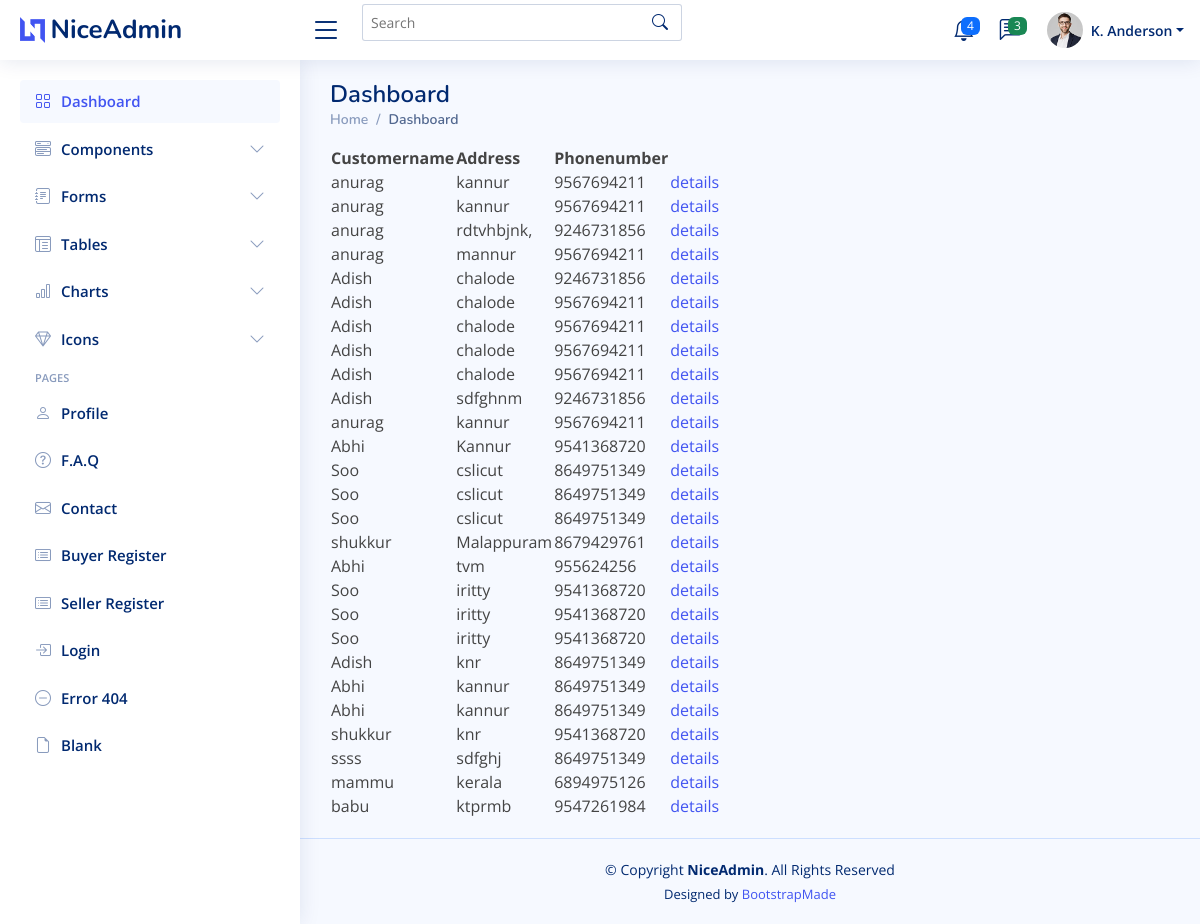
The app's page /orderdetails/ (signed in) with its own data.
### buyer/models.py (models this page shows)
class order_tb(models.Model):
    Customername=models.CharField(max_length=20)
    Address=models.CharField(max_length=20)
    Phonenumber=models.CharField(max_length=20)
    Buyerid=models.ForeignKey(register_tb,on_delete=models.CASCADE)
    Status=models.CharField(max_length=20,default="pending")
    Orderdate=models.CharField(max_length=20)
    Time=models.CharField(max_length=20)
    Grandtotal=models.IntegerField()

### buyer/views.py (the view)
# urls.py: path('orderdetails/',buyerview.orderdetails,name="orderdetails"),
def orderdetails(request):
    id=request.session["buyerid"]
    det=order_tb.objects.filter(Buyerid_id=id)
    return render(request,'orderdetails.html',{'dt':det})

### templates/orderdetails.html (shortened to what this page needs)
{% extends 'Newbase.html' %}
{% block content%}
<html>
    <body>
        <table>
             <tr>
                <th>Customername</th>
                <th>Address</th>
                <th>Phonenumber</th>
            </tr>
            {% for v in dt %}
            <tr>
                <td>{{v.Customername}}</td>
                <td>{{v.Address}}</td>
                <td>{{v.Phonenumber}}</td>
                <td><a href="{% url 'details' v.id %}">details</a></td>
            </tr>
            {% endfor %}
        </table>
    </body>
</html>
{% endblock %}

### static/NiceAdmin/assets/css/style.css (style rules this page uses)
:root { scroll-behavior: smooth; }
body { font-family: "Open Sans", sans-serif; background: #f6f9ff; color: #444444; }

### records on screen
order_tb: Customername "anurag", Address "kannur", Phonenumber "9567694211"
order_tb: Customername "anurag", Address "kannur", Phonenumber "9567694211"
order_tb: Customername "anurag", Address "rdtvhbjnk,", Phonenumber "9246731856"
order_tb: Customername "anurag", Address "mannur", Phonenumber "9567694211"
order_tb: Customername "Adish", Address "chalode", Phonenumber "9246731856"
order_tb: Customername "Adish", Address "chalode", Phonenumber "9567694211"
order_tb: Customername "Adish", Address "chalode", Phonenumber "9567694211"
order_tb: Customername "Adish", Address "chalode", Phonenumber "9567694211"
order_tb: Customername "Adish", Address "chalode", Phonenumber "9567694211"
order_tb: Customername "Adish", Address "sdfghnm", Phonenumber "9246731856"
order_tb: Customername "anurag", Address "kannur", Phonenumber "9567694211"
order_tb: Customername "Abhi", Address "Kannur", Phonenumber "9541368720"
order_tb: Customername "Soo", Address "cslicut", Phonenumber "8649751349"
order_tb: Customername "Soo", Address "cslicut", Phonenumber "8649751349"
order_tb: Customername "Soo", Address "cslicut", Phonenumber "8649751349"
order_tb: Customername "shukkur", Address "Malappuram", Phonenumber "8679429761"
order_tb: Customername "Abhi", Address "tvm", Phonenumber "955624256"
order_tb: Customername "Soo", Address "iritty", Phonenumber "9541368720"
order_tb: Customername "Soo", Address "iritty", Phonenumber "9541368720"
order_tb: Customername "Soo", Address "iritty", Phonenumber "9541368720"
order_tb: Customername "Adish", Address "knr", Phonenumber "8649751349"
order_tb: Customername "Abhi", Address "kannur", Phonenumber "8649751349"
order_tb: Customername "Abhi", Address "kannur", Phonenumber "8649751349"
order_tb: Customername "shukkur", Address "knr", Phonenumber "9541368720"
order_tb: Customername "ssss", Address "sdfghj", Phonenumber "8649751349"
order_tb: Customername "mammu", Address "kerala", Phonenumber "6894975126"
order_tb: Customername "babu", Address "ktprmb", Phonenumber "9547261984"
